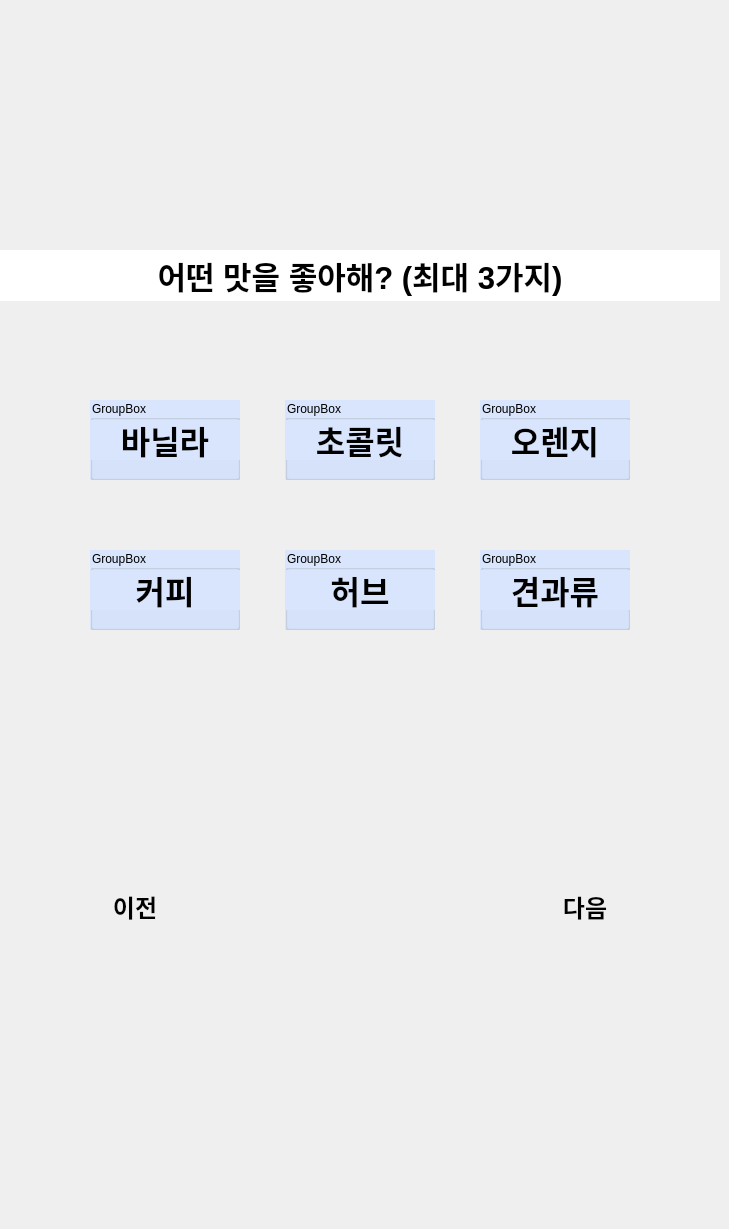
   <widget class="QWidget" name="page_4">
    <widget class="QLabel" name="p4_background_image_label">
     <property name="geometry">
      <rect>
       <x>0</x>
       <y>0</y>
       <width>720</width>
       <height>1220</height>
      </rect>
     </property>
     <property name="styleSheet">
      <string notr="true"/>
     </property>
     <property name="text">
      <string/>
     </property>
     <property name="pixmap">
      <pixmap>source/background_720.png</pixmap>
     </property>
    </widget>
    <widget class="QLabel" name="p4_home_image_label">
     <property name="geometry">
      <rect>
       <x>10</x>
       <y>10</y>
       <width>50</width>
       <height>50</height>
      </rect>
     </property>
     <property name="text">
      <string/>
     </property>
     <property name="pixmap">
      <pixmap>source/home_50.png</pixmap>
     </property>
    </widget>
    <widget class="QPushButton" name="p4_home_button">
     <property name="geometry">
      <rect>
       <x>10</x>
       <y>10</y>
       <width>50</width>
       <height>50</height>
      </rect>
     </property>
     <property name="text">
      <string/>
     </property>
     <property name="flat">
      <bool>true</bool>
     </property>
    </widget>
    <widget class="QLabel" name="p4_question_label">
     <property name="geometry">
      <rect>
       <x>0</x>
       <y>250</y>
       <width>720</width>
       <height>51</height>
      </rect>
     </property>
     <property name="font">
      <font>
       <pointsize>23</pointsize>
       <bold>true</bold>
      </font>
     </property>
     <property name="styleSheet">
      <string notr="true">background-color: rgb(255, 255, 255);</string>
     </property>
     <property name="text">
      <string>어떤 맛을 좋아해? (최대 3가지)</string>
     </property>
     <property name="alignment">
      <set>Qt::AlignCenter</set>
     </property>
    </widget>
    <widget class="QGroupBox" name="p4_option1_groupBox">
     <property name="geometry">
      <rect>
       <x>90</x>
       <y>400</y>
       <width>150</width>
       <height>80</height>
      </rect>
     </property>
     <property name="styleSheet">
      <string notr="true">background-color: rgb(216, 229, 252);</string>
     </property>
     <property name="title">
      <string>GroupBox</string>
     </property>
     <widget class="QPushButton" name="p4_option1_pushButton">
      <property name="enabled">
       <bool>true</bool>
      </property>
      <property name="geometry">
       <rect>
        <x>0</x>
        <y>0</y>
        <width>150</width>
        <height>80</height>
       </rect>
      </property>
      <property name="focusPolicy">
       <enum>Qt::StrongFocus</enum>
      </property>
      <property name="contextMenuPolicy">
       <enum>Qt::DefaultContextMenu</enum>
      </property>
      <property name="styleSheet">
       <string notr="true"/>
      </property>
      <property name="text">
       <string/>
      </property>
      <property name="autoRepeat">
       <bool>false</bool>
      </property>
      <property name="autoExclusive">
       <bool>false</bool>
      </property>
      <property name="autoDefault">
       <bool>false</bool>
      </property>
      <property name="default">
       <bool>false</bool>
      </property>
      <property name="flat">
       <bool>true</bool>
      </property>
     </widget>
     <widget class="QLabel" name="p4_option1_label">
      <property name="geometry">
       <rect>
        <x>0</x>
        <y>20</y>
        <width>150</width>
        <height>40</height>
       </rect>
      </property>
      <property name="font">
       <font>
        <pointsize>24</pointsize>
        <bold>true</bold>
       </font>
      </property>
      <property name="text">
       <string>바닐라</string>
      </property>
      <property name="alignment">
       <set>Qt::AlignCenter</set>
      </property>
     </widget>
     <zorder>p4_option1_label</zorder>
     <zorder>p4_option1_pushButton</zorder>
    </widget>
    <widget class="QGroupBox" name="p4_option2_groupBox">
     <property name="geometry">
      <rect>
       <x>285</x>
       <y>400</y>
       <width>150</width>
       <height>80</height>
      </rect>
     </property>
     <property name="styleSheet">
      <string notr="true">background-color: rgb(216, 229, 252);</string>
     </property>
     <property name="title">
      <string>GroupBox</string>
     </property>
     <widget class="QPushButton" name="p4_option2_pushButton">
      <property name="enabled">
       <bool>true</bool>
      </property>
      <property name="geometry">
       <rect>
        <x>0</x>
        <y>0</y>
        <width>150</width>
        <height>80</height>
       </rect>
      </property>
      <property name="focusPolicy">
       <enum>Qt::StrongFocus</enum>
      </property>
      <property name="contextMenuPolicy">
       <enum>Qt::DefaultContextMenu</enum>
      </property>
      <property name="styleSheet">
       <string notr="true"/>
      </property>
      <property name="text">
       <string/>
      </property>
      <property name="autoRepeat">
       <bool>false</bool>
      </property>
      <property name="autoExclusive">
       <bool>false</bool>
      </property>
      <property name="autoDefault">
       <bool>false</bool>
      </property>
      <property name="default">
       <bool>false</bool>
      </property>
      <property name="flat">
       <bool>true</bool>
      </property>
     </widget>
     <widget class="QLabel" name="p4_option2_label">
      <property name="geometry">
       <rect>
        <x>0</x>
        <y>20</y>
        <width>150</width>
        <height>40</height>
       </rect>
      </property>
      <property name="font">
       <font>
        <pointsize>24</pointsize>
        <bold>true</bold>
       </font>
      </property>
      <property name="text">
       <string>초콜릿</string>
      </property>
      <property name="alignment">
       <set>Qt::AlignCenter</set>
      </property>
     </widget>
     <zorder>p4_option2_label</zorder>
     <zorder>p4_option2_pushButton</zorder>
    </widget>
    <widget class="QGroupBox" name="p4_option3_groupBox">
     <property name="geometry">
      <rect>
       <x>480</x>
       <y>400</y>
       <width>150</width>
       <height>80</height>
      </rect>
     </property>
     <property name="styleSheet">
      <string notr="true">background-color: rgb(216, 229, 252);</string>
     </property>
     <property name="title">
      <string>GroupBox</string>
     </property>
     <widget class="QPushButton" name="p4_option3_pushButton">
      <property name="enabled">
       <bool>true</bool>
      </property>
      <property name="geometry">
       <rect>
        <x>0</x>
        <y>0</y>
        <width>150</width>
        <height>80</height>
       </rect>
      </property>
      <property name="focusPolicy">
       <enum>Qt::StrongFocus</enum>
      </property>
      <property name="contextMenuPolicy">
       <enum>Qt::DefaultContextMenu</enum>
      </property>
      <property name="styleSheet">
       <string notr="true"/>
      </property>
      <property name="text">
       <string/>
      </property>
      <property name="autoRepeat">
       <bool>false</bool>
      </property>
      <property name="autoExclusive">
       <bool>false</bool>
      </property>
      <property name="autoDefault">
       <bool>false</bool>
      </property>
      <property name="default">
       <bool>false</bool>
      </property>
      <property name="flat">
       <bool>true</bool>
      </property>
     </widget>
     <widget class="QLabel" name="p4_option3_label">
      <property name="geometry">
       <rect>
        <x>0</x>
        <y>20</y>
        <width>150</width>
        <height>40</height>
       </rect>
      </property>
      <property name="font">
       <font>
        <pointsize>24</pointsize>
        <bold>true</bold>
       </font>
      </property>
      <property name="text">
       <string>오렌지</string>
      </property>
      <property name="alignment">
       <set>Qt::AlignCenter</set>
      </property>
     </widget>
     <zorder>p4_option3_label</zorder>
     <zorder>p4_option3_pushButton</zorder>
    </widget>
    <widget class="QGroupBox" name="p4_option4_groupBox">
     <property name="geometry">
      <rect>
       <x>90</x>
       <y>550</y>
       <width>150</width>
       <height>80</height>
      </rect>
     </property>
     <property name="styleSheet">
      <string notr="true">background-color: rgb(216, 229, 252);</string>
     </property>
     <property name="title">
      <string>GroupBox</string>
     </property>
     <widget class="QPushButton" name="p4_option4_pushButton">
      <property name="enabled">
       <bool>true</bool>
      </property>
      <property name="geometry">
       <rect>
        <x>0</x>
        <y>0</y>
        <width>150</width>
        <height>80</height>
       </rect>
      </property>
      <property name="focusPolicy">
       <enum>Qt::StrongFocus</enum>
      </property>
      <property name="contextMenuPolicy">
       <enum>Qt::DefaultContextMenu</enum>
      </property>
      <property name="styleSheet">
       <string notr="true"/>
      </property>
      <property name="text">
       <string/>
      </property>
      <property name="autoRepeat">
       <bool>false</bool>
      </property>
      <property name="autoExclusive">
       <bool>false</bool>
      </property>
      <property name="autoDefault">
       <bool>false</bool>
      </property>
      <property name="default">
       <bool>false</bool>
      </property>
      <property name="flat">
       <bool>true</bool>
      </property>
     </widget>
     <widget class="QLabel" name="p4_option4_label">
      <property name="geometry">
       <rect>
        <x>0</x>
        <y>20</y>
        <width>150</width>
        <height>40</height>
       </rect>
      </property>
      <property name="font">
       <font>
        <pointsize>24</pointsize>
        <bold>true</bold>
       </font>
      </property>
      <property name="text">
       <string>커피</string>
      </property>
      <property name="alignment">
       <set>Qt::AlignCenter</set>
      </property>
     </widget>
     <zorder>p4_option4_label</zorder>
     <zorder>p4_option4_pushButton</zorder>
    </widget>
    <widget class="QGroupBox" name="p4_option5_groupBox">
     <property name="geometry">
      <rect>
       <x>285</x>
       <y>550</y>
       <width>150</width>
       <height>80</height>
      </rect>
     </property>
     <property name="styleSheet">
      <string notr="true">background-color: rgb(216, 229, 252);</string>
     </property>
     <property name="title">
      <string>GroupBox</string>
     </property>
     <widget class="QPushButton" name="p4_option5_pushButton">
      <property name="enabled">
       <bool>true</bool>
      </property>
      <property name="geometry">
       <rect>
        <x>0</x>
        <y>0</y>
        <width>150</width>
        <height>80</height>
       </rect>
      </property>
      <property name="focusPolicy">
       <enum>Qt::StrongFocus</enum>
      </property>
      <property name="contextMenuPolicy">
       <enum>Qt::DefaultContextMenu</enum>
      </property>
      <property name="styleSheet">
       <string notr="true"/>
      </property>
      <property name="text">
       <string/>
      </property>
      <property name="autoRepeat">
       <bool>false</bool>
      </property>
      <property name="autoExclusive">
       <bool>false</bool>
      </property>
      <property name="autoDefault">
       <bool>false</bool>
      </property>
      <property name="default">
       <bool>false</bool>
      </property>
      <property name="flat">
       <bool>true</bool>
      </property>
     </widget>
     <widget class="QLabel" name="p4_option5_label">
      <property name="geometry">
       <rect>
        <x>0</x>
        <y>20</y>
        <width>150</width>
        <height>40</height>
       </rect>
      </property>
      <property name="font">
       <font>
        <pointsize>24</pointsize>
        <bold>true</bold>
       </font>
      </property>
      <property name="text">
       <string>허브</string>
      </property>
      <property name="alignment">
       <set>Qt::AlignCenter</set>
      </property>
     </widget>
     <zorder>p4_option5_label</zorder>
     <zorder>p4_option5_pushButton</zorder>
    </widget>
    <widget class="QGroupBox" name="p4_option6_groupBox">
     <property name="geometry">
      <rect>
       <x>480</x>
       <y>550</y>
       <width>150</width>
       <height>80</height>
      </rect>
     </property>
     <property name="styleSheet">
      <string notr="true">background-color: rgb(216, 229, 252);</string>
     </property>
     <property name="title">
      <string>GroupBox</string>
     </property>
     <widget class="QPushButton" name="p4_option6_pushButton">
      <property name="enabled">
       <bool>true</bool>
      </property>
      <property name="geometry">
       <rect>
        <x>0</x>
        <y>0</y>
        <width>150</width>
        <height>80</height>
       </rect>
      </property>
      <property name="focusPolicy">
       <enum>Qt::StrongFocus</enum>
      </property>
      <property name="contextMenuPolicy">
       <enum>Qt::DefaultContextMenu</enum>
      </property>
      <property name="styleSheet">
       <string notr="true"/>
      </property>
      <property name="text">
       <string/>
      </property>
      <property name="autoRepeat">
       <bool>false</bool>
      </property>
      <property name="autoExclusive">
       <bool>false</bool>
      </property>
      <property name="autoDefault">
       <bool>false</bool>
      </property>
      <property name="default">
       <bool>false</bool>
      </property>
      <property name="flat">
       <bool>true</bool>
      </property>
     </widget>
     <widget class="QLabel" name="p4_option6_label">
      <property name="geometry">
       <rect>
        <x>0</x>
        <y>20</y>
        <width>150</width>
        <height>40</height>
       </rect>
      </property>
      <property name="font">
       <font>
        <pointsize>24</pointsize>
        <bold>true</bold>
       </font>
      </property>
      <property name="text">
       <string>견과류</string>
      </property>
      <property name="alignment">
       <set>Qt::AlignCenter</set>
      </property>
     </widget>
     <zorder>p4_option6_label</zorder>
     <zorder>p4_option6_pushButton</zorder>
    </widget>
    <widget class="QLabel" name="p4_next_page_image_label">
     <property name="geometry">
      <rect>
       <x>440</x>
       <y>780</y>
       <width>280</width>
       <height>256</height>
      </rect>
     </property>
     <property name="text">
      <string/>
     </property>
     <property name="pixmap">
      <pixmap>source/button.png</pixmap>
     </property>
    </widget>
    <widget class="QPushButton" name="p4_next_page_button">
     <property name="geometry">
      <rect>
       <x>500</x>
       <y>840</y>
       <width>170</width>
       <height>160</height>
      </rect>
     </property>
     <property name="font">
      <font>
       <pointsize>18</pointsize>
       <bold>true</bold>
      </font>
     </property>
     <property name="text">
      <string>다음
</string>
     </property>
     <property name="flat">
      <bool>true</bool>
     </property>
    </widget>
    <widget class="QLabel" name="p4_past_page_image_label">
     <property name="geometry">
      <rect>
       <x>0</x>
       <y>780</y>
       <width>280</width>
       <height>256</height>
      </rect>
     </property>
     <property name="text">
      <string/>
     </property>
     <property name="pixmap">
      <pixmap>source/button_back.png</pixmap>
     </property>
    </widget>
    <widget class="QPushButton" name="p4_past_page_button">
     <property name="geometry">
      <rect>
       <x>50</x>
       <y>840</y>
       <width>170</width>
       <height>160</height>
      </rect>
     </property>
     <property name="font">
      <font>
       <pointsize>18</pointsize>
       <bold>true</bold>
      </font>
     </property>
     <property name="text">
      <string>이전
</string>
     </property>
     <property name="flat">
      <bool>true</bool>
     </property>
    </widget>
   </widget>
